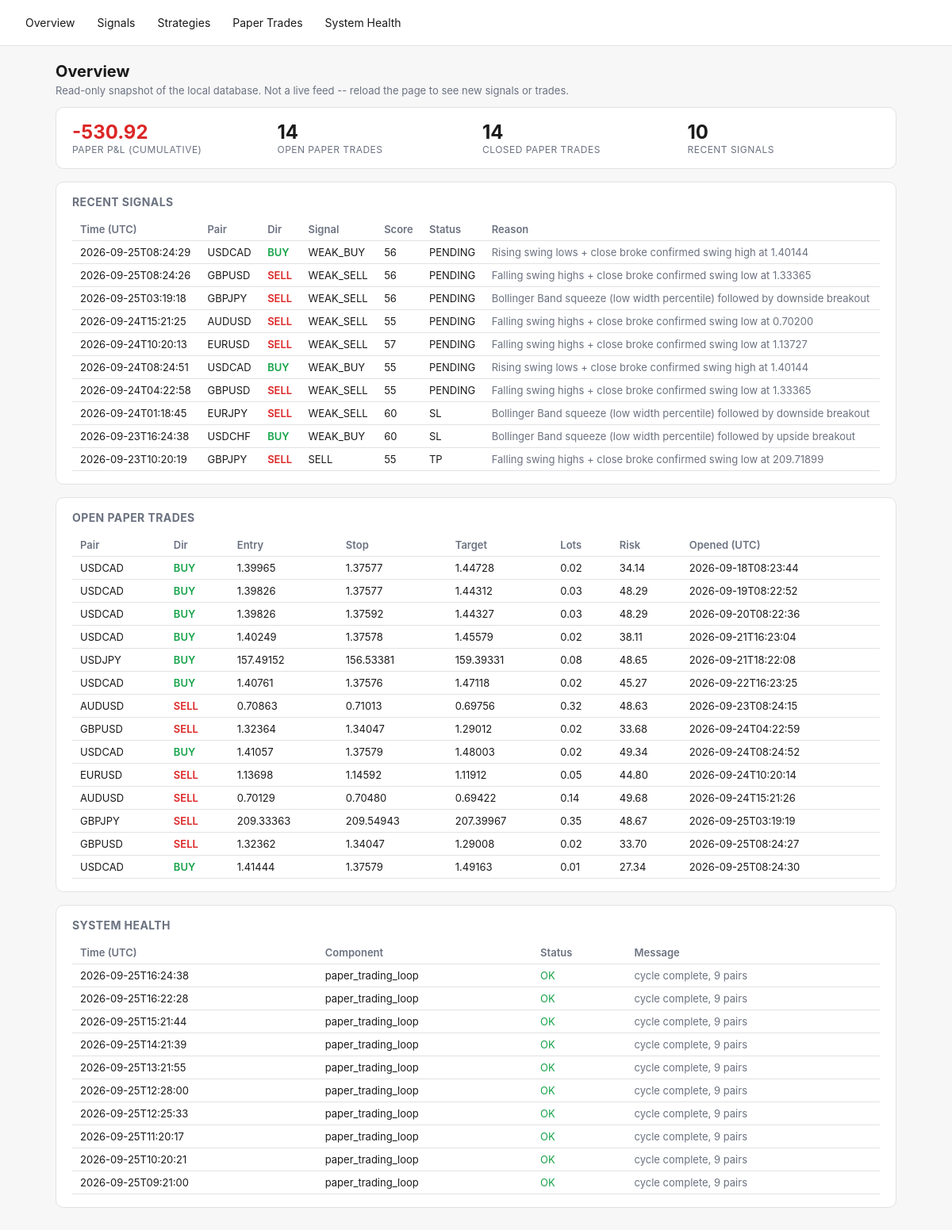
Before: / with the older database file.
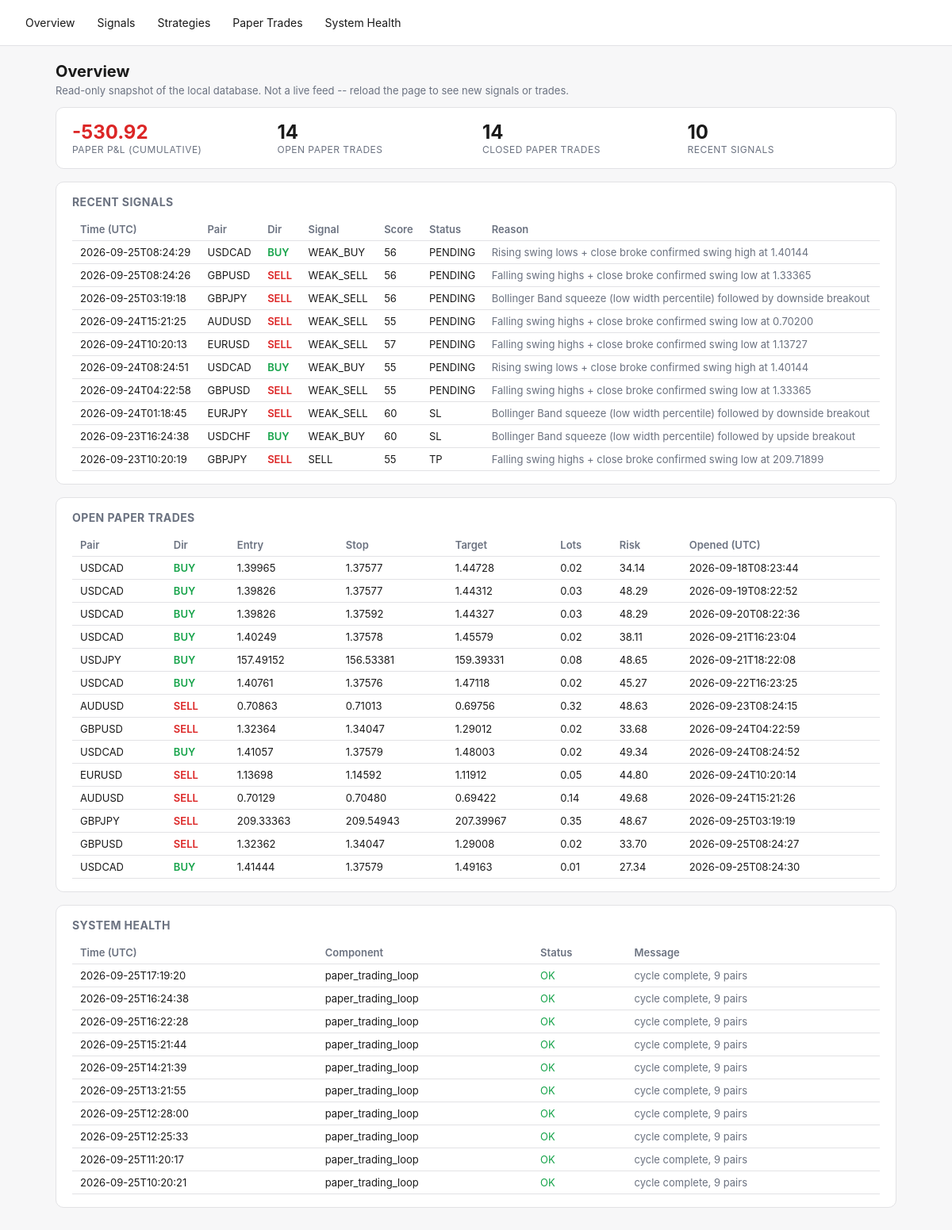
After: the same page with the newer database file.
### tables this page shows
CREATE TABLE signals (
    id TEXT PRIMARY KEY,
    pair TEXT NOT NULL,
    direction TEXT NOT NULL,
    overall_signal TEXT NOT NULL,
    score REAL NOT NULL,
    entry_low REAL, entry_high REAL, stop_loss REAL,
    take_profit_1 REAL, take_profit_2 REAL,
    spread_pips REAL,
    regime TEXT,
    strategies_agree_json TEXT,
    reason TEXT,
    status TEXT NOT NULL DEFAULT 'PENDING',
    created_at TEXT NOT NULL
, timeframe TEXT NOT NULL DEFAULT 'H4');

CREATE TABLE signal_outcomes (
    signal_id TEXT PRIMARY KEY REFERENCES signals(id),
    resolved_at TEXT,
    outcome TEXT,          -- TP | SL | EXPIRED | INVALIDATED
    exit_price REAL,
    pnl_r REAL
);

CREATE TABLE paper_trades (
    id INTEGER PRIMARY KEY AUTOINCREMENT,
    signal_id TEXT REFERENCES signals(id),
    pair TEXT NOT NULL,
    direction TEXT NOT NULL,
    entry_time TEXT NOT NULL,
    entry_price REAL NOT NULL,
    stop_loss REAL NOT NULL,
    take_profit REAL NOT NULL,
    lots REAL,                 -- position size at entry (fx_engine.position_sizing), if it could be computed
    risk_amount REAL,          -- dollar amount risked at entry, lots * stop_distance * pip_value
    exit_time TEXT,
    exit_price REAL,
    exit_reason TEXT,
    pnl_r REAL,
    pnl_amount REAL,           -- real dollar P&L = pnl_r * risk_amount (NULL if risk_amount unknown)
    created_at TEXT NOT NULL
, timeframe TEXT NOT NULL DEFAULT 'H4');

CREATE TABLE system_health (
    id INTEGER PRIMARY KEY AUTOINCREMENT,
    component TEXT NOT NULL,
    status TEXT NOT NULL,       -- OK | WARN | ERROR
    message TEXT,
    checked_at TEXT NOT NULL
);

### fx_engine/dashboard.py (the view)
    @app.route("/")
    def overview():
        d = get_db()
        signals = d.recent_signals(limit=10)
        health = d.recent_health(limit=10)
        open_trades = d.open_paper_trades()
        curve = d.paper_equity_curve()
        latest_equity = curve[-1]["cumulative"] if curve else 0.0
        return render_template(
            "overview.html", signals=signals, health=health, open_trades=open_trades,
            latest_equity=latest_equity, total_closed=len(curve),
        )

### fx_engine/db.py (called while the page is built)
    @contextmanager
    def _conn(self):
        conn = sqlite3.connect(self.path)
        conn.row_factory = sqlite3.Row
        try:
            yield conn
            conn.commit()
        finally:
            conn.close()

    def open_paper_trades(self) -> list[dict]:
        with self._conn() as conn:
            rows = conn.execute("SELECT * FROM paper_trades WHERE exit_time IS NULL").fetchall()
        return [dict(r) for r in rows]

    def recent_signals(self, limit: int = 50) -> list[dict]:
        with self._conn() as conn:
            rows = conn.execute(
                """SELECT s.*, o.outcome, o.pnl_r AS outcome_pnl_r, o.exit_price AS outcome_exit_price
                   FROM signals s LEFT JOIN signal_outcomes o ON o.signal_id = s.id
                   ORDER BY s.created_at DESC LIMIT ?""",
                (limit,),
            ).fetchall()
        return [dict(r) for r in rows]

    def paper_equity_curve(self) -> list[dict]:
        with self._conn() as conn:
            rows = conn.execute(
                """SELECT exit_time, pnl_amount FROM paper_trades
                   WHERE exit_time IS NOT NULL AND pnl_amount IS NOT NULL
                   ORDER BY exit_time ASC"""
            ).fetchall()
        cumulative = 0.0
        curve = []
        for r in rows:
            cumulative += r["pnl_amount"]
            curve.append({"exit_time": r["exit_time"], "pnl_amount": r["pnl_amount"], "cumulative": cumulative})
        return curve

    def recent_health(self, limit: int = 50) -> list[dict]:
        with self._conn() as conn:
            rows = conn.execute(
                "SELECT * FROM system_health ORDER BY id DESC LIMIT ?", (limit,),
            ).fetchall()
        return [dict(r) for r in rows]

### fx_engine/templates/overview.html (shortened to what this page needs)
{% extends "base.html" %}
{% block content %}
<h1>Overview</h1>
<p class="lede">Read-only snapshot of the local database. Not a live feed -- reload the page to see new signals or trades.</p>
<div class="card stat-row">
  <div class="stat">
    <div class="value" style="color:{{ 'var(--green)' if latest_equity >= 0 else 'var(--red)' }}">{{ "%.2f"|format(latest_equity) }}</div>
    <div class="label">Paper P&amp;L (cumulative)</div>
  </div>
  <div class="stat"><div class="value">{{ open_trades|length }}</div><div class="label">Open paper trades</div></div>
  <div class="stat"><div class="value">{{ total_closed }}</div><div class="label">Closed paper trades</div></div>
  <div class="stat"><div class="value">{{ signals|length }}</div><div class="label">Recent signals</div></div>
</div>
<div class="card">
  <h2>Recent Signals</h2>
  <div class="overflow">
  <table>
    <tr><th>Time (UTC)</th><th>Pair</th><th>Dir</th><th>Signal</th><th>Score</th><th>Status</th><th>Reason</th></tr>
    {% for s in signals %}
    <tr>
      <td>{{ s.created_at[:19] }}</td>
      <td>{{ s.pair }}</td>
      <td class="{{ 'buy' if s.direction=='BUY' else 'sell' }}">{{ s.direction }}</td>
      <td>{{ s.overall_signal }}</td>
      <td>{{ "%.0f"|format(s.score) }}</td>
      <td>{{ s.status }}</td>
      <td class="muted">{{ s.reason }}</td>
    </tr>
    {% else %}
    <tr><td colspan="7" class="muted">No signals yet -- run `python -m fx_engine.main signal-once` or `paper`.</td></tr>
    {% endfor %}
  </table>
  </div>
</div>
<div class="card">
  <h2>Open Paper Trades</h2>
  <div class="overflow">
  <table>
    <tr><th>Pair</th><th>Dir</th><th>Entry</th><th>Stop</th><th>Target</th><th>Lots</th><th>Risk</th><th>Opened (UTC)</th></tr>
    {% for t in open_trades %}
    <tr>
      <td>{{ t.pair }}</td>
      <td class="{{ 'buy' if t.direction=='BUY' else 'sell' }}">{{ t.direction }}</td>
      <td>{{ "%.5f"|format(t.entry_price) }}</td>
      <td>{{ "%.5f"|format(t.stop_loss) }}</td>
      <td>{{ "%.5f"|format(t.take_profit) }}</td>
      <td>{{ t.lots if t.lots is not none else "-" }}</td>
      <td>{{ "%.2f"|format(t.risk_amount) if t.risk_amount is not none else "-" }}</td>
      <td>{{ t.entry_time[:19] }}</td>
    </tr>
    {% else %}
    <tr><td colspan="8" class="muted">No open paper trades.</td></tr>
    {% endfor %}
  </table>
  </div>
</div>
<div class="card">
  <h2>System Health</h2>
  <div class="overflow">
  <table>
    <tr><th>Time (UTC)</th><th>Component</th><th>Status</th><th>Message</th></tr>
    {% for h in health %}
    <tr>
      <td>{{ h.checked_at[:19] }}</td>
      <td>{{ h.component }}</td>
      <td class="{{ 'ok' if h.status=='OK' else ('warn' if h.status=='WARN' else 'error') }}">{{ h.status }}</td>
      <td class="muted">{{ h.message }}</td>
    </tr>
    {% else %}
    <tr><td colspan="4" class="muted">No health checks logged yet.</td></tr>
    {% endfor %}
  </table>
  </div>
</div>
{% endblock %}

### fx_engine/templates/base.html (shortened to what this page needs)
<!doctype html>
<html lang="en">
<head>
</head>
<body>
<nav>
  <a href="{{ url_for('overview') }}">Overview</a>
  <a href="{{ url_for('signals_page') }}">Signals</a>
  <a href="{{ url_for('strategies_page') }}">Strategies</a>
  <a href="{{ url_for('paper_trades_page') }}">Paper Trades</a>
  <a href="{{ url_for('health_page') }}">System Health</a>
</nav>
<main>
{% block content %}{% endblock %}
</main>
</body>
</html>

### fx_engine/templates/base.html (style rules this page uses)
:root { --bg:#f7f7f8; --fg:#1a1a1a; --card:#ffffff; --border:#e2e2e5; --accent:#2563eb; --green:#16a34a; --red:#dc2626; --amber:#d97706; --muted:#6b7280; }
* { box-sizing: border-box; }
body { margin:0; font-family:-apple-system,BlinkMacSystemFont,"Segoe UI",sans-serif; background:var(--bg); color:var(--fg); }
nav { display:flex; gap:4px; padding:12px 20px; border-bottom:1px solid var(--border); background:var(--card); flex-wrap:wrap; }
nav a { color:var(--fg); text-decoration:none; padding:8px 12px; border-radius:6px; font-size:14px; }
main { padding:20px; max-width:1100px; margin:0 auto; }
.card { background:var(--card); border:1px solid var(--border); border-radius:10px; padding:16px 20px; margin-bottom:16px; }
table { width:100%; border-collapse:collapse; font-size:13px; }
th, td { text-align:left; padding:6px 10px; border-bottom:1px solid var(--border); white-space:nowrap; }
th { color:var(--muted); font-weight:600; }
.buy { color:var(--green); font-weight:600; }
.sell { color:var(--red); font-weight:600; }
.ok { color:var(--green); }
.muted { color:var(--muted); }
.stat-row { display:flex; gap:16px; flex-wrap:wrap; }
.stat { flex:1; min-width:140px; }
.stat .value { font-size:24px; font-weight:700; }
.stat .label { font-size:12px; color:var(--muted); text-transform:uppercase; letter-spacing:.04em; }
h1 { font-size:20px; margin:0 0 4px; }
h2 { font-size:14px; margin:0 0 12px; color:var(--muted); text-transform:uppercase; letter-spacing:.03em; }
p.lede { color:var(--muted); font-size:13px; margin-top:0; }
.overflow { overflow-x:auto; }

Changed rows visible on the page:
no longer on this page (row unchanged): system_health: checked_at "2026-09-25T09:21:00", component "paper_trading_loop", status "OK", message "cycle complete, 9 pairs"
added system_health: checked_at "2026-09-25T17:19:20", component "paper_trading_loop", status "OK", message "cycle complete, 9 pairs"
